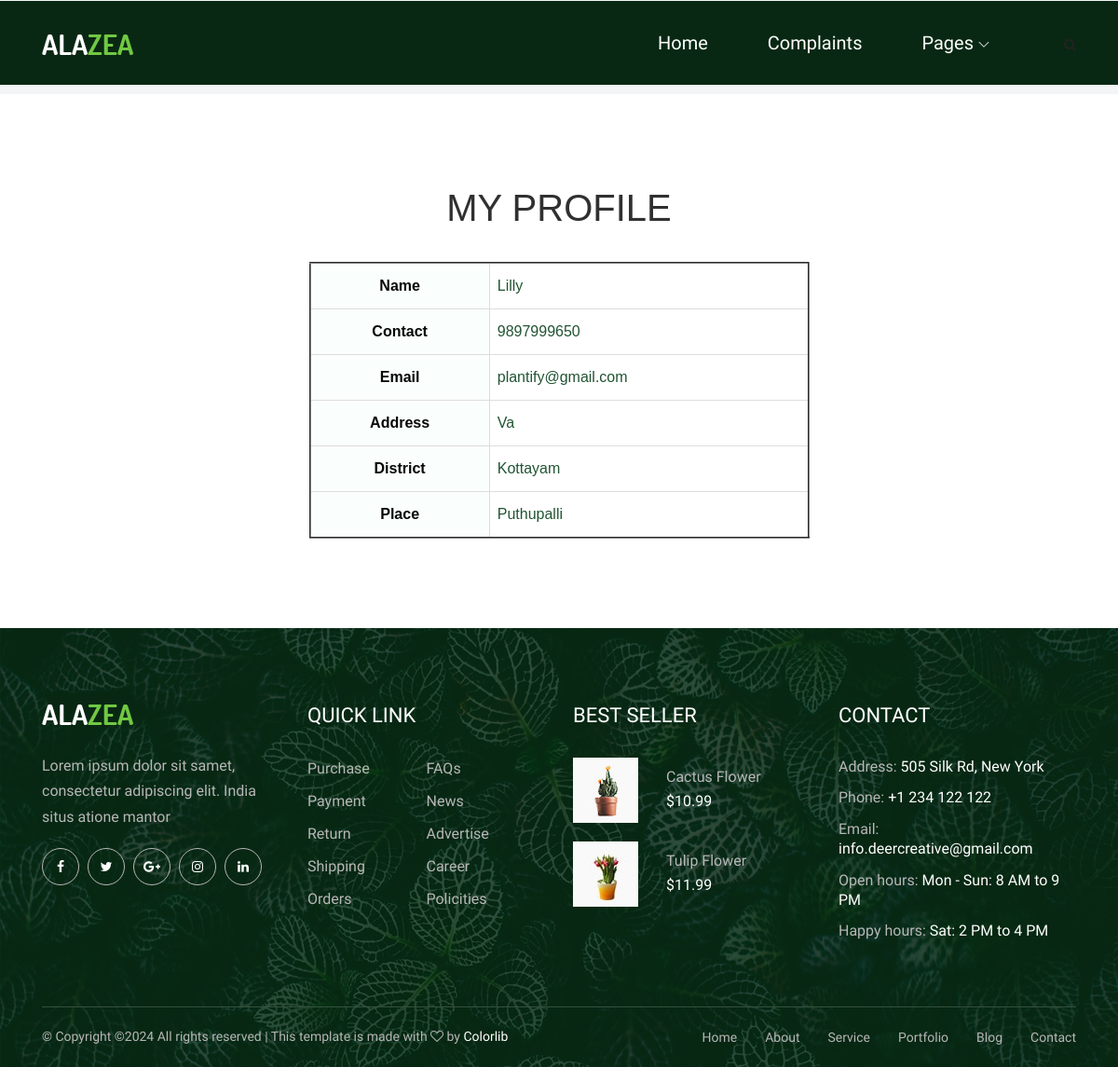
Page /Project/Shop/ShopProfile.php (signed in) on the committed database.
### tables this page shows
CREATE TABLE `tbl_shop` (
  `shop_id` int(11) NOT NULL auto_increment,
  `shop_name` varchar(100) NOT NULL,
  `shop_contact` varchar(100) NOT NULL,
  `shop_email` varchar(100) NOT NULL,
  `shop_address` varchar(100) NOT NULL,
  `shop_photo` varchar(100) NOT NULL,
  `shop_proof` varchar(100) NOT NULL,
  `shop_password` varchar(100) NOT NULL,
  `place_id` int(100) NOT NULL,
  PRIMARY KEY  (`shop_id`)
);

CREATE TABLE `tbl_district` (
  `district_id` int(11) NOT NULL auto_increment,
  `district_name` varchar(100) NOT NULL,
  PRIMARY KEY  (`district_id`)
);

CREATE TABLE `tbl_place` (
  `place_id` int(11) NOT NULL auto_increment,
  `place_name` varchar(100) NOT NULL,
  `district_id` int(11) NOT NULL,
  PRIMARY KEY  (`place_id`)
);

### Project/Shop/ShopProfile.php (the view, shortened to what this page needs)
<?php
include('Head.php');
?>
<!DOCTYPE html PUBLIC "-//W3C//DTD XHTML 1.0 Transitional//EN" "http://www.w3.org/TR/xhtml1/DTD/xhtml1-transitional.dtd">
<html xmlns="http://www.w3.org/1999/xhtml">
<head>
</head>
<body>
<?php
$sel="select * from tbl_shop s inner join tbl_place p on p.place_id=s.place_id inner join tbl_district d on d.district_id =p.district_id where shop_id='".$_SESSION["shopid"]."'";
$data=mysql_query($sel);
$row=mysql_fetch_array($data);
?>
<div align="center">
<h1>MY PROFILE</h1><br /></div>
<table width="537" height="173" border="2" align="center">
<tr>
<th width="187">Name</th>
<td width="332"><?php echo $row["shop_name"]?></td>
</tr>
<tr>
<th>Contact</th>
<td><?php echo $row["shop_contact"]?></td>
</tr>
<tr>
<th>Email</th>
<td><?php echo $row["shop_email"]?></td>
</tr>
<tr>
<th>Address</th>
<td><?php echo $row["shop_address"]?></td>
</tr>
<tr>
  <th>District</th>
  <td><?php echo $row["district_name"]?></td>
</tr>
<tr>
  <th>Place</th>
  <td><?php echo $row["place_name"]?></td>
</tr>
</table>
</body>
<?php
include('Foot.php');
?>
</html>

### Project/Assets/Templates/form.css (style rules this page uses)
#tab td, #tab th { border: 1px solid #ddd; padding: 8px; color:rgb(19 73 37 / 94%); }
#tab th { padding-top: 12px; padding-bottom: 12px; text-align: center; background-color:rgba(250, 254, 252, 0.94); color: rgb(7, 7, 7); }

### Project/Assets/Templates/User/css/classy-nav.css (style rules this page uses)
* { margin: 0; padding: 0; }
body { font-family: "Roboto", sans-serif; }

### rows in the picture
tbl_shop: shop_name "Lilly", shop_contact "9897999650", shop_email "plantify@gmail.com", shop_address "Va", tbl_district.district_name "Kottayam", place.place_name "Puthupalli"
